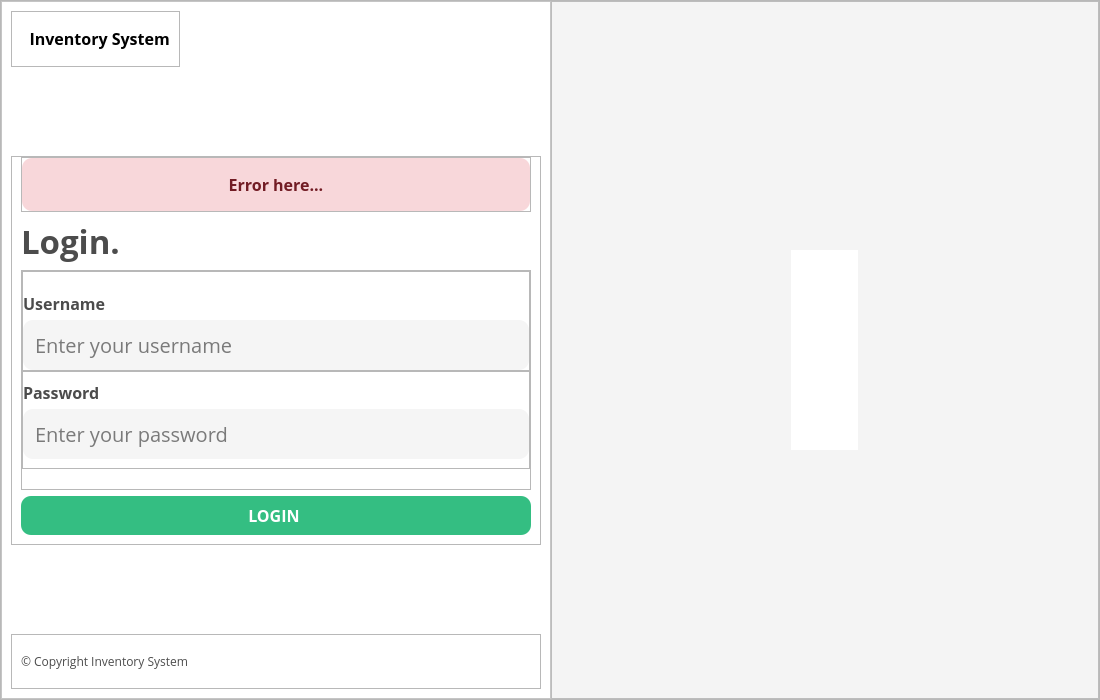
<?xml version="1.0" encoding="UTF-8"?>
<ui version="4.0">
 <class>MainWindow</class>
 <widget class="QMainWindow" name="MainWindow">
  <property name="geometry">
   <rect>
    <x>0</x>
    <y>0</y>
    <width>1100</width>
    <height>700</height>
   </rect>
  </property>
  <property name="windowTitle">
   <string>MainWindow</string>
  </property>
  <widget class="QWidget" name="centralwidget">
   <layout class="QVBoxLayout" name="verticalLayout">
    <property name="spacing">
     <number>0</number>
    </property>
    <property name="leftMargin">
     <number>0</number>
    </property>
    <property name="topMargin">
     <number>0</number>
    </property>
    <property name="rightMargin">
     <number>0</number>
    </property>
    <property name="bottomMargin">
     <number>0</number>
    </property>
    <item>
     <widget class="QFrame" name="frame">
      <property name="styleSheet">
       <string notr="true">#left_body{
	background-color: rgb(255, 255, 255);
}
#right_body{
	
	background-color: rgb(244, 244, 244);
	
}</string>
      </property>
      <property name="frameShape">
       <enum>QFrame::StyledPanel</enum>
      </property>
      <property name="frameShadow">
       <enum>QFrame::Raised</enum>
      </property>
      <layout class="QHBoxLayout" name="horizontalLayout">
       <property name="spacing">
        <number>0</number>
       </property>
       <property name="leftMargin">
        <number>0</number>
       </property>
       <property name="topMargin">
        <number>0</number>
       </property>
       <property name="rightMargin">
        <number>0</number>
       </property>
       <property name="bottomMargin">
        <number>0</number>
       </property>
       <item>
        <widget class="QFrame" name="left_body">
         <property name="maximumSize">
          <size>
           <width>550</width>
           <height>16777215</height>
          </size>
         </property>
         <property name="styleSheet">
          <string notr="true">#header_logo{
border:none;
}
#label{
color: rgb(76, 76, 76);
}
#username_field, #password_field{
border: none;
background-color: rgb(245, 245, 245);
border-radius: 10%;
padding: 10px;

}
#label_2, #label_3, #label_4{
color: rgb(76, 76, 76);
}
#login_btn{
border: none;
background-color: rgb(52, 190, 130);
color: rgb(255, 255, 255);
border-radius: 10%;
padding: 8px;
}
#login_btn:hover{
background-color: rgb(47, 171, 115);
}
#error_txt{
background-color: rgb(248, 215, 218);
color: rgb(114, 28, 36);
padding: 15px;
border-radius: 10%;
}
</string>
         </property>
         <property name="frameShape">
          <enum>QFrame::StyledPanel</enum>
         </property>
         <property name="frameShadow">
          <enum>QFrame::Raised</enum>
         </property>
         <layout class="QVBoxLayout" name="verticalLayout_3" stretch="1,10,1">
          <item alignment="Qt::AlignLeft">
           <widget class="QFrame" name="header_body">
            <property name="frameShape">
             <enum>QFrame::StyledPanel</enum>
            </property>
            <property name="frameShadow">
             <enum>QFrame::Raised</enum>
            </property>
            <layout class="QHBoxLayout" name="horizontalLayout_3">
             <item>
              <widget class="QPushButton" name="header_logo">
               <property name="font">
                <font>
                 <family>Open Sans</family>
                 <pointsize>12</pointsize>
                 <weight>75</weight>
                 <bold>true</bold>
                </font>
               </property>
               <property name="focusPolicy">
                <enum>Qt::NoFocus</enum>
               </property>
               <property name="styleSheet">
                <string notr="true"/>
               </property>
               <property name="text">
                <string>  Inventory System</string>
               </property>
               <property name="icon">
                <iconset>
                 <normaloff>img/logo.png</normaloff>img/logo.png</iconset>
               </property>
               <property name="iconSize">
                <size>
                 <width>35</width>
                 <height>35</height>
                </size>
               </property>
              </widget>
             </item>
            </layout>
           </widget>
          </item>
          <item alignment="Qt::AlignVCenter">
           <widget class="QFrame" name="body_body">
            <property name="frameShape">
             <enum>QFrame::StyledPanel</enum>
            </property>
            <property name="frameShadow">
             <enum>QFrame::Raised</enum>
            </property>
            <layout class="QVBoxLayout" name="verticalLayout_7">
             <property name="topMargin">
              <number>0</number>
             </property>
             <item>
              <widget class="QFrame" name="error_body">
               <property name="maximumSize">
                <size>
                 <width>16777215</width>
                 <height>100</height>
                </size>
               </property>
               <property name="frameShape">
                <enum>QFrame::StyledPanel</enum>
               </property>
               <property name="frameShadow">
                <enum>QFrame::Raised</enum>
               </property>
               <layout class="QHBoxLayout" name="horizontalLayout_4">
                <property name="spacing">
                 <number>0</number>
                </property>
                <property name="leftMargin">
                 <number>0</number>
                </property>
                <property name="topMargin">
                 <number>0</number>
                </property>
                <property name="rightMargin">
                 <number>0</number>
                </property>
                <property name="bottomMargin">
                 <number>0</number>
                </property>
                <item>
                 <widget class="QLabel" name="error_txt">
                  <property name="font">
                   <font>
                    <family>Open Sans</family>
                    <pointsize>12</pointsize>
                    <weight>75</weight>
                    <bold>true</bold>
                   </font>
                  </property>
                  <property name="text">
                   <string>Error here...</string>
                  </property>
                  <property name="alignment">
                   <set>Qt::AlignCenter</set>
                  </property>
                 </widget>
                </item>
               </layout>
              </widget>
             </item>
             <item>
              <widget class="QLabel" name="label_4">
               <property name="maximumSize">
                <size>
                 <width>16777215</width>
                 <height>60</height>
                </size>
               </property>
               <property name="font">
                <font>
                 <family>Open Sans</family>
                 <pointsize>25</pointsize>
                 <weight>75</weight>
                 <bold>true</bold>
                </font>
               </property>
               <property name="text">
                <string>Login.</string>
               </property>
               <property name="wordWrap">
                <bool>true</bool>
               </property>
              </widget>
             </item>
             <item alignment="Qt::AlignTop">
              <widget class="QFrame" name="form_body">
               <property name="maximumSize">
                <size>
                 <width>16777215</width>
                 <height>235</height>
                </size>
               </property>
               <property name="frameShape">
                <enum>QFrame::StyledPanel</enum>
               </property>
               <property name="frameShadow">
                <enum>QFrame::Raised</enum>
               </property>
               <layout class="QVBoxLayout" name="verticalLayout_6" stretch="0,0">
                <property name="spacing">
                 <number>0</number>
                </property>
                <property name="leftMargin">
                 <number>0</number>
                </property>
                <property name="topMargin">
                 <number>0</number>
                </property>
                <property name="rightMargin">
                 <number>0</number>
                </property>
                <property name="bottomMargin">
                 <number>20</number>
                </property>
                <item alignment="Qt::AlignTop">
                 <widget class="QFrame" name="frame_2">
                  <property name="maximumSize">
                   <size>
                    <width>16777215</width>
                    <height>16777215</height>
                   </size>
                  </property>
                  <property name="frameShape">
                   <enum>QFrame::StyledPanel</enum>
                  </property>
                  <property name="frameShadow">
                   <enum>QFrame::Raised</enum>
                  </property>
                  <layout class="QVBoxLayout" name="verticalLayout_4">
                   <property name="spacing">
                    <number>5</number>
                   </property>
                   <property name="leftMargin">
                    <number>0</number>
                   </property>
                   <property name="topMargin">
                    <number>20</number>
                   </property>
                   <property name="rightMargin">
                    <number>0</number>
                   </property>
                   <property name="bottomMargin">
                    <number>0</number>
                   </property>
                   <item alignment="Qt::AlignBottom">
                    <widget class="QLabel" name="label_2">
                     <property name="font">
                      <font>
                       <family>Open Sans</family>
                       <pointsize>12</pointsize>
                       <weight>75</weight>
                       <bold>true</bold>
                      </font>
                     </property>
                     <property name="text">
                      <string>Username</string>
                     </property>
                    </widget>
                   </item>
                   <item>
                    <widget class="QLineEdit" name="username_field">
                     <property name="maximumSize">
                      <size>
                       <width>16777215</width>
                       <height>16777215</height>
                      </size>
                     </property>
                     <property name="font">
                      <font>
                       <family>Open Sans</family>
                       <pointsize>15</pointsize>
                      </font>
                     </property>
                     <property name="placeholderText">
                      <string>Enter your username</string>
                     </property>
                    </widget>
                   </item>
                  </layout>
                 </widget>
                </item>
                <item alignment="Qt::AlignTop">
                 <widget class="QFrame" name="frame_3">
                  <property name="maximumSize">
                   <size>
                    <width>16777215</width>
                    <height>16777215</height>
                   </size>
                  </property>
                  <property name="frameShape">
                   <enum>QFrame::StyledPanel</enum>
                  </property>
                  <property name="frameShadow">
                   <enum>QFrame::Raised</enum>
                  </property>
                  <layout class="QVBoxLayout" name="verticalLayout_5">
                   <property name="spacing">
                    <number>5</number>
                   </property>
                   <property name="leftMargin">
                    <number>0</number>
                   </property>
                   <property name="rightMargin">
                    <number>0</number>
                   </property>
                   <item alignment="Qt::AlignBottom">
                    <widget class="QLabel" name="label_3">
                     <property name="font">
                      <font>
                       <family>Open Sans</family>
                       <pointsize>12</pointsize>
                       <weight>75</weight>
                       <bold>true</bold>
                      </font>
                     </property>
                     <property name="text">
                      <string>Password</string>
                     </property>
                    </widget>
                   </item>
                   <item>
                    <widget class="QLineEdit" name="password_field">
                     <property name="font">
                      <font>
                       <family>Open Sans</family>
                       <pointsize>15</pointsize>
                      </font>
                     </property>
                     <property name="echoMode">
                      <enum>QLineEdit::Password</enum>
                     </property>
                     <property name="placeholderText">
                      <string>Enter your password</string>
                     </property>
                    </widget>
                   </item>
                  </layout>
                 </widget>
                </item>
               </layout>
              </widget>
             </item>
             <item>
              <widget class="QPushButton" name="login_btn">
               <property name="enabled">
                <bool>true</bool>
               </property>
               <property name="maximumSize">
                <size>
                 <width>16777215</width>
                 <height>50</height>
                </size>
               </property>
               <property name="font">
                <font>
                 <family>Open Sans</family>
                 <pointsize>12</pointsize>
                 <weight>75</weight>
                 <bold>true</bold>
                </font>
               </property>
               <property name="focusPolicy">
                <enum>Qt::NoFocus</enum>
               </property>
               <property name="text">
                <string>LOGIN </string>
               </property>
              </widget>
             </item>
            </layout>
           </widget>
          </item>
          <item>
           <widget class="QFrame" name="footer_body">
            <property name="frameShape">
             <enum>QFrame::StyledPanel</enum>
            </property>
            <property name="frameShadow">
             <enum>QFrame::Raised</enum>
            </property>
            <layout class="QHBoxLayout" name="horizontalLayout_2">
             <item>
              <widget class="QLabel" name="label">
               <property name="font">
                <font>
                 <family>Open Sans</family>
                </font>
               </property>
               <property name="text">
                <string>© Copyright Inventory System </string>
               </property>
              </widget>
             </item>
            </layout>
           </widget>
          </item>
         </layout>
        </widget>
       </item>
       <item>
        <widget class="QFrame" name="right_body">
         <property name="frameShape">
          <enum>QFrame::StyledPanel</enum>
         </property>
         <property name="frameShadow">
          <enum>QFrame::Raised</enum>
         </property>
         <layout class="QVBoxLayout" name="verticalLayout_2">
          <item alignment="Qt::AlignHCenter">
           <widget class="QLabel" name="main_logo">
            <property name="maximumSize">
             <size>
              <width>200</width>
              <height>200</height>
             </size>
            </property>
            <property name="styleSheet">
             <string notr="true">background-color: rgb(255, 255, 255);
padding: 30px;
border-radius: 100%;</string>
            </property>
            <property name="text">
             <string/>
            </property>
            <property name="pixmap">
             <pixmap>img/logo.png</pixmap>
            </property>
            <property name="scaledContents">
             <bool>true</bool>
            </property>
            <property name="alignment">
             <set>Qt::AlignCenter</set>
            </property>
            <property name="wordWrap">
             <bool>false</bool>
            </property>
           </widget>
          </item>
         </layout>
        </widget>
       </item>
      </layout>
     </widget>
    </item>
   </layout>
  </widget>
 </widget>
 <resources/>
 <connections/>
</ui>
